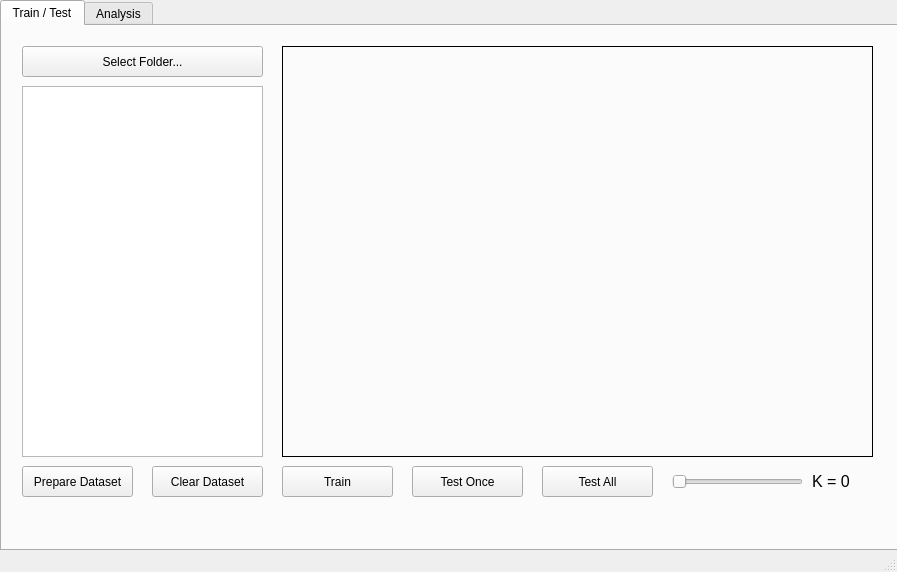
<?xml version="1.0" encoding="UTF-8"?>
<ui version="4.0">
 <class>MainWindow</class>
 <widget class="QMainWindow" name="MainWindow">
  <property name="geometry">
   <rect>
    <x>0</x>
    <y>0</y>
    <width>897</width>
    <height>572</height>
   </rect>
  </property>
  <property name="windowTitle">
   <string>MainWindow</string>
  </property>
  <widget class="QWidget" name="centralwidget">
   <widget class="QTabWidget" name="tabwidget">
    <property name="geometry">
     <rect>
      <x>0</x>
      <y>0</y>
      <width>901</width>
      <height>551</height>
     </rect>
    </property>
    <property name="currentIndex">
     <number>0</number>
    </property>
    <widget class="QWidget" name="traintesttab">
     <attribute name="title">
      <string>Train / Test</string>
     </attribute>
     <widget class="QPushButton" name="folderbutton">
      <property name="geometry">
       <rect>
        <x>20</x>
        <y>20</y>
        <width>241</width>
        <height>31</height>
       </rect>
      </property>
      <property name="text">
       <string>Select Folder...</string>
      </property>
     </widget>
     <widget class="QListView" name="filelist">
      <property name="geometry">
       <rect>
        <x>20</x>
        <y>60</y>
        <width>241</width>
        <height>371</height>
       </rect>
      </property>
     </widget>
     <widget class="QPushButton" name="testbutton">
      <property name="geometry">
       <rect>
        <x>540</x>
        <y>440</y>
        <width>111</width>
        <height>31</height>
       </rect>
      </property>
      <property name="text">
       <string>Test All</string>
      </property>
     </widget>
     <widget class="QPushButton" name="createbutton">
      <property name="geometry">
       <rect>
        <x>20</x>
        <y>440</y>
        <width>111</width>
        <height>31</height>
       </rect>
      </property>
      <property name="text">
       <string>Prepare Dataset</string>
      </property>
     </widget>
     <widget class="QPushButton" name="trainbutton">
      <property name="geometry">
       <rect>
        <x>280</x>
        <y>440</y>
        <width>111</width>
        <height>31</height>
       </rect>
      </property>
      <property name="text">
       <string>Train</string>
      </property>
     </widget>
     <widget class="QPushButton" name="clearbutton">
      <property name="geometry">
       <rect>
        <x>150</x>
        <y>440</y>
        <width>111</width>
        <height>31</height>
       </rect>
      </property>
      <property name="text">
       <string>Clear Dataset</string>
      </property>
     </widget>
     <widget class="QLabel" name="klabel">
      <property name="geometry">
       <rect>
        <x>810</x>
        <y>440</y>
        <width>81</width>
        <height>31</height>
       </rect>
      </property>
      <property name="styleSheet">
       <string notr="true">font-size: 12pt;</string>
      </property>
      <property name="text">
       <string>K = 0</string>
      </property>
     </widget>
     <widget class="QSlider" name="kslider">
      <property name="geometry">
       <rect>
        <x>670</x>
        <y>440</y>
        <width>131</width>
        <height>31</height>
       </rect>
      </property>
      <property name="orientation">
       <enum>Qt::Horizontal</enum>
      </property>
     </widget>
     <widget class="MplWidget" name="mplw" native="true">
      <property name="geometry">
       <rect>
        <x>280</x>
        <y>20</y>
        <width>591</width>
        <height>411</height>
       </rect>
      </property>
      <property name="styleSheet">
       <string notr="true">border: 1px solid black;</string>
      </property>
     </widget>
     <widget class="QPushButton" name="testoncebutton">
      <property name="geometry">
       <rect>
        <x>410</x>
        <y>440</y>
        <width>111</width>
        <height>31</height>
       </rect>
      </property>
      <property name="text">
       <string>Test Once</string>
      </property>
     </widget>
    </widget>
    <widget class="QWidget" name="analysistab">
     <attribute name="title">
      <string>Analysis</string>
     </attribute>
     <widget class="MplWidget" name="mplwa" native="true">
      <property name="geometry">
       <rect>
        <x>20</x>
        <y>20</y>
        <width>851</width>
        <height>471</height>
       </rect>
      </property>
      <property name="styleSheet">
       <string notr="true">border: 1px solid white;</string>
      </property>
     </widget>
     <widget class="QPushButton" name="allkbutton">
      <property name="geometry">
       <rect>
        <x>380</x>
        <y>490</y>
        <width>111</width>
        <height>31</height>
       </rect>
      </property>
      <property name="text">
       <string>Plot For All K</string>
      </property>
     </widget>
    </widget>
   </widget>
  </widget>
  <widget class="QStatusBar" name="statusbar"/>
 </widget>
 <customwidgets>
  <customwidget>
   <class>MplWidget</class>
   <extends>QWidget</extends>
   <header>mplwidget.h</header>
   <container>1</container>
  </customwidget>
 </customwidgets>
 <resources/>
 <connections>
  <connection>
   <sender>folderbutton</sender>
   <signal>clicked()</signal>
   <receiver>MainWindow</receiver>
   <slot>select_folder()</slot>
   <hints>
    <hint type="sourcelabel">
     <x>48</x>
     <y>62</y>
    </hint>
    <hint type="destinationlabel">
     <x>48</x>
     <y>92</y>
    </hint>
   </hints>
  </connection>
  <connection>
   <sender>filelist</sender>
   <signal>clicked(QModelIndex)</signal>
   <receiver>MainWindow</receiver>
   <slot>select_file()</slot>
   <hints>
    <hint type="sourcelabel">
     <x>155</x>
     <y>185</y>
    </hint>
    <hint type="destinationlabel">
     <x>154</x>
     <y>362</y>
    </hint>
   </hints>
  </connection>
  <connection>
   <sender>createbutton</sender>
   <signal>clicked()</signal>
   <receiver>MainWindow</receiver>
   <slot>prepare_dataset()</slot>
   <hints>
    <hint type="sourcelabel">
     <x>130</x>
     <y>488</y>
    </hint>
    <hint type="destinationlabel">
     <x>130</x>
     <y>511</y>
    </hint>
   </hints>
  </connection>
  <connection>
   <sender>clearbutton</sender>
   <signal>clicked()</signal>
   <receiver>MainWindow</receiver>
   <slot>clear_dataset()</slot>
   <hints>
    <hint type="sourcelabel">
     <x>202</x>
     <y>479</y>
    </hint>
    <hint type="destinationlabel">
     <x>206</x>
     <y>509</y>
    </hint>
   </hints>
  </connection>
  <connection>
   <sender>trainbutton</sender>
   <signal>clicked()</signal>
   <receiver>MainWindow</receiver>
   <slot>train()</slot>
   <hints>
    <hint type="sourcelabel">
     <x>336</x>
     <y>488</y>
    </hint>
    <hint type="destinationlabel">
     <x>73</x>
     <y>534</y>
    </hint>
   </hints>
  </connection>
  <connection>
   <sender>testbutton</sender>
   <signal>clicked()</signal>
   <receiver>MainWindow</receiver>
   <slot>test()</slot>
   <hints>
    <hint type="sourcelabel">
     <x>576</x>
     <y>483</y>
    </hint>
    <hint type="destinationlabel">
     <x>194</x>
     <y>542</y>
    </hint>
   </hints>
  </connection>
  <connection>
   <sender>kslider</sender>
   <signal>valueChanged(int)</signal>
   <receiver>MainWindow</receiver>
   <slot>set_k()</slot>
   <hints>
    <hint type="sourcelabel">
     <x>702</x>
     <y>475</y>
    </hint>
    <hint type="destinationlabel">
     <x>704</x>
     <y>514</y>
    </hint>
   </hints>
  </connection>
  <connection>
   <sender>testoncebutton</sender>
   <signal>clicked()</signal>
   <receiver>MainWindow</receiver>
   <slot>test_once()</slot>
   <hints>
    <hint type="sourcelabel">
     <x>476</x>
     <y>474</y>
    </hint>
    <hint type="destinationlabel">
     <x>272</x>
     <y>551</y>
    </hint>
   </hints>
  </connection>
  <connection>
   <sender>allkbutton</sender>
   <signal>clicked()</signal>
   <receiver>MainWindow</receiver>
   <slot>test_all_k()</slot>
   <hints>
    <hint type="sourcelabel">
     <x>418</x>
     <y>517</y>
    </hint>
    <hint type="destinationlabel">
     <x>538</x>
     <y>551</y>
    </hint>
   </hints>
  </connection>
 </connections>
 <slots>
  <slot>select_folder()</slot>
  <slot>select_file()</slot>
  <slot>prepare_dataset()</slot>
  <slot>clear_dataset()</slot>
  <slot>train()</slot>
  <slot>test()</slot>
  <slot>set_k()</slot>
  <slot>test_once()</slot>
  <slot>test_all_k()</slot>
 </slots>
</ui>
